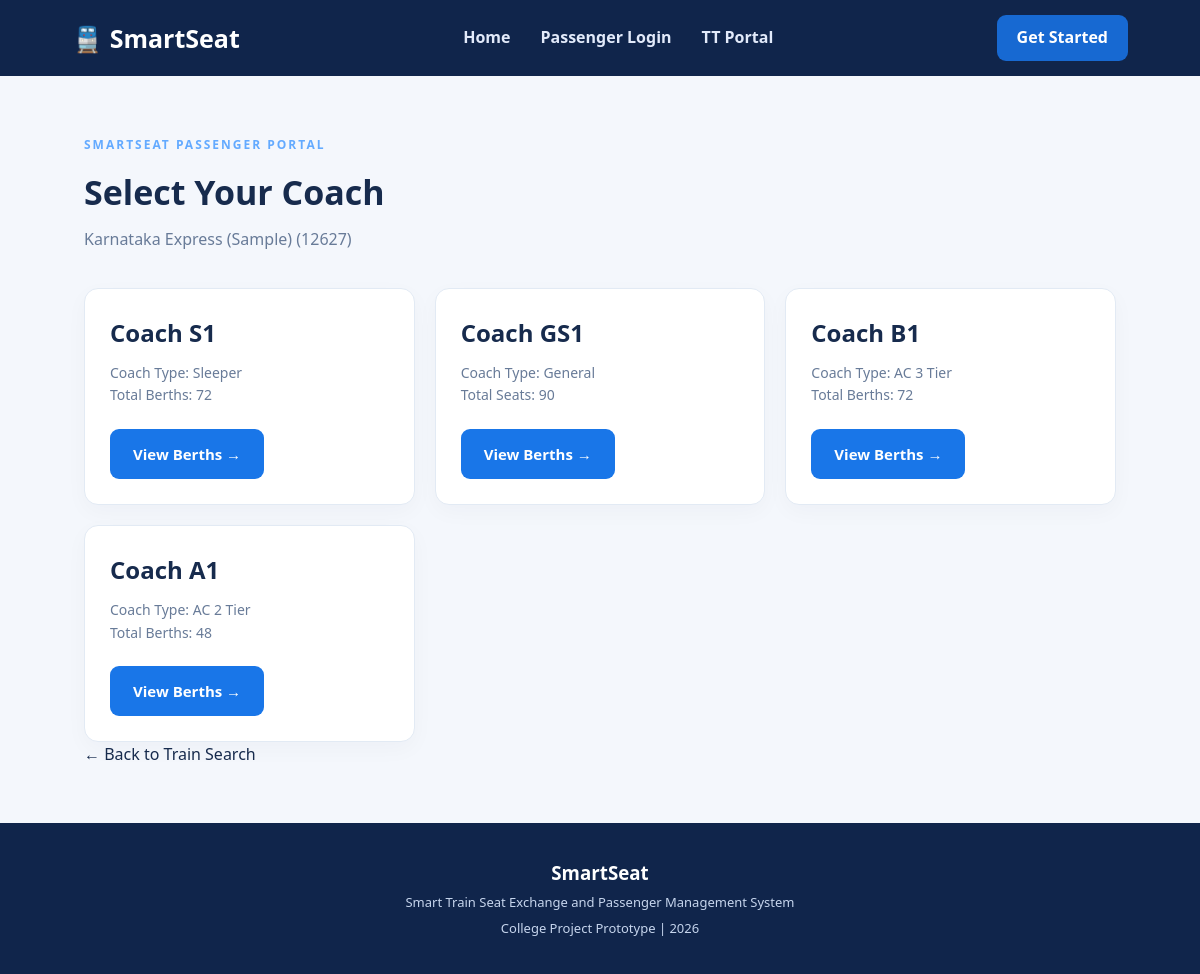
The page /coaches/1 (signed in) on the database its author committed.
### tables this page shows
CREATE TABLE trains (
    train_id INTEGER PRIMARY KEY AUTOINCREMENT,
    train_number TEXT UNIQUE,
    train_name TEXT,
    source TEXT,
    destination TEXT
);

CREATE TABLE coaches (
    coach_id INTEGER PRIMARY KEY AUTOINCREMENT,
    train_number TEXT,
    coach_number TEXT,
    coach_type TEXT,
    total_berths INTEGER,
    UNIQUE(train_number, coach_number)
);

### app.py (the view)
@app.route("/coaches/<int:train_id>")
def view_coaches(train_id):
    if "user_id" not in session:
        flash("Please log in first.", "error")
        return redirect(url_for("login"))
    conn = get_db_connection()
    train = conn.execute("""
        SELECT train_id, train_number, train_name
        FROM trains
        WHERE train_id = ?
    """, (train_id,)).fetchone()
    if train is None:
        conn.close()
        flash("Train not found.", "error")
        return redirect(url_for("search_trains"))
    coaches = conn.execute("""
        SELECT coach_id, coach_number, coach_type, total_berths
FROM coaches
WHERE train_number = ?
ORDER BY CASE coach_number
    WHEN 'S1' THEN 1
    WHEN 'GS1' THEN 2
    WHEN 'B1' THEN 3
    WHEN 'A1' THEN 4
    ELSE 5
END
    """, (train["train_number"],)).fetchall()
    conn.close()
    return render_template(
        "select_coaches.html",
        train=train,
        coaches=coaches
    )

### app.py (called while the page is built)
def get_db_connection():
    conn = sqlite3.connect(DATABASE)
    conn.row_factory = sqlite3.Row
    return conn

### templates/select_coaches.html (shortened to what this page needs)
{% extends "base.html" %}
{% block content %}
<section class="dashboard-page">
    <div class="dashboard-heading">
        <div>
            <span class="eyebrow">SMARTSEAT PASSENGER PORTAL</span>
            <h1>Select Your Coach</h1>
            <p>{{ train.train_name }} ({{ train.train_number }})</p>
        </div>
    </div>
    <div class="dashboard-grid">
        {% for coach in coaches %}
        <div class="dashboard-panel">
            <h2>Coach {{ coach.coach_number }}</h2>
            <p>Coach Type: {{ coach.coach_type }}</p>
            {% if coach.coach_type == "General" %}
    <p>Total Seats: {{ coach.total_berths }}</p>
{% else %}
    <p>Total Berths: {{ coach.total_berths }}</p>
{% endif %}
            <a href="{{ url_for('view_berths', coach_id=coach.coach_id) }}"
   class="primary-btn">
    View Berths →
</a>
        </div>
        {% else %}
        <p>No coaches are available for this train.</p>
        {% endfor %}
    </div>
    <p>
        <a href="{{ url_for('search_trains') }}">
            ← Back to Train Search
        </a>
    </p>
</section>
{% endblock %}

### templates/base.html (shortened to what this page needs)
<!DOCTYPE html>
<html lang="en">
<head>
    <link rel="stylesheet"
          href="{{ url_for('static', filename='style.css') }}">
</head>
<body>
<header class="navbar">
    <a href="{{ url_for('home') }}" class="brand">
        🚆 SmartSeat
    </a>
    <nav>
        <a href="{{ url_for('home') }}">Home</a>
        <a href="{{ url_for('login') }}">Passenger Login</a>
        <a href="{{ url_for('tt_dashboard') }}">TT Portal</a>
    </nav>
    <a href="{{ url_for('login') }}" class="nav-button">
        Get Started
    </a>
</header>
<main>
    {% block content %}{% endblock %}
</main>
<footer>
    <h3>SmartSeat</h3>
    <p>Smart Train Seat Exchange and Passenger Management System</p>
    <p>College Project Prototype | 2026</p>
</footer>
</body>
</html>

### static/style.css (style rules this page uses)
* { margin: 0; padding: 0; box-sizing: border-box; }
:root { --navy: #10254b; --blue: #1769d2; --light-blue: #eaf2ff; --background: #f4f7fc; --text: #172b4d; --muted: #687b98; --white: #ffffff; }
body { font-family: "Segoe UI", Arial, sans-serif; background: var(--background); color: var(--text); line-height: 1.6; }
a { text-decoration: none; color: inherit; }
.navbar { min-height: 76px; padding: 15px 6%; background: var(--navy); color: white; display: flex; align-items: center; justify-content: space-between; gap: 25px; }
.brand { font-size: 25px; font-weight: 800; }
.navbar nav { display: flex; gap: 30px; }
.navbar nav a { color: #e2eafa; font-weight: 600; }
.nav-button { background: var(--blue); padding: 10px 20px; border-radius: 9px; font-weight: 700; }
.eyebrow { font-size: 12px; letter-spacing: 2px; font-weight: 800; color: #63aaff; }
.primary-btn, .secondary-btn { display: inline-block; border: none; border-radius: 9px; padding: 13px 23px; font-weight: 700; font-size: 15px; cursor: pointer; }
.primary-btn { background: #1976e8; color: white; }
.dashboard-page { padding: 55px 7%; min-height: 650px; }
.dashboard-heading { display: flex; justify-content: space-between; align-items: center; gap: 20px; margin-bottom: 35px; }
.dashboard-heading h1 { font-size: 34px; margin: 8px 0; }
.dashboard-heading p { color: var(--muted); }
.stat-card, .dashboard-panel { background: white; border: 1px solid #e2eaf4; border-radius: 14px; padding: 25px; box-shadow: 0 7px 22px #10254b08; }
.stat-card p, .dashboard-panel p { color: var(--muted); font-size: 14px; }
.dashboard-grid { display: grid; grid-template-columns: repeat(3, 1fr); gap: 20px; }
.dashboard-panel h2 { margin-bottom: 10px; }
.dashboard-panel .primary-btn, .dashboard-panel .secondary-btn { margin-top: 22px; }
footer { padding: 35px 20px; background: var(--navy); color: white; text-align: center; }
footer p { color: #c6d5ed; font-size: 13px; margin-top: 5px; }

### rows shown on the page
trains: train_name "Karnataka Express (Sample)", train_number "12627"
coaches: coach_number "S1", coach_type "Sleeper", total_berths "72"
coaches: coach_number "GS1", coach_type "General", total_berths "90"
coaches: coach_number "B1", coach_type "AC 3 Tier", total_berths "72"
coaches: coach_number "A1", coach_type "AC 2 Tier", total_berths "48"
